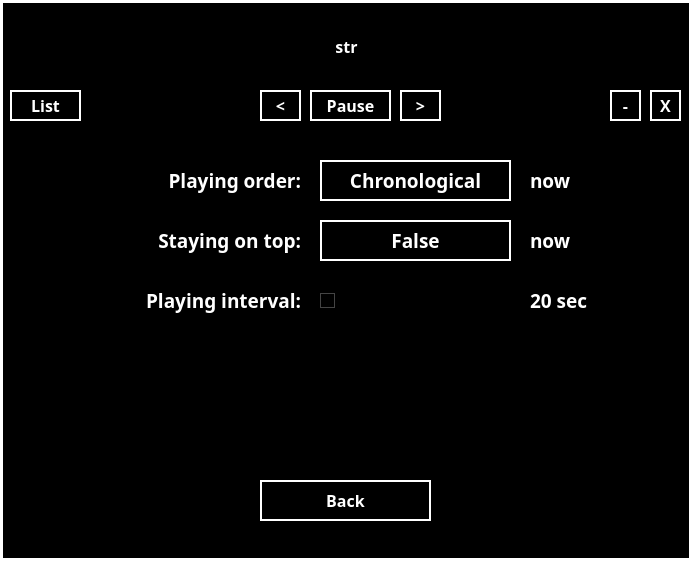
<?xml version="1.0" encoding="UTF-8"?>
<ui version="4.0">
 <class>MainWindow</class>
 <widget class="QMainWindow" name="MainWindow">
  <property name="geometry">
   <rect>
    <x>0</x>
    <y>0</y>
    <width>692</width>
    <height>561</height>
   </rect>
  </property>
  <property name="minimumSize">
   <size>
    <width>0</width>
    <height>0</height>
   </size>
  </property>
  <property name="maximumSize">
   <size>
    <width>692</width>
    <height>111111</height>
   </size>
  </property>
  <property name="windowTitle">
   <string>MainWindow</string>
  </property>
  <property name="styleSheet">
   <string notr="true">QWidget {
background-color: black;
color: white;
}
QPushButton {
border: 1.5px solid white;
background-color: black;
color: white;
}
QPushButton:hover {
background-color: #616161;
}
#centralWidget {
border: 3px solid white;
}
QLineEdit {
border: 1.5px solid white;
}
QLineEdit#searchInput {
border: 0.5px solid white;
}
QListWidget {
border: 0.5px solid white;
}
QSlider::handle:horizontal {
background: qlineargradient(x1:0, y1:0, x2:1, y2:1,
    stop:0 #fff, stop:1 #ddd);
border: 1px solid #444;
}
</string>
  </property>
  <widget class="QWidget" name="centralWidget">
   <property name="minimumSize">
    <size>
     <width>0</width>
     <height>0</height>
    </size>
   </property>
   <widget class="QLabel" name="strWord">
    <property name="geometry">
     <rect>
      <x>11</x>
      <y>11</y>
      <width>671</width>
      <height>71</height>
     </rect>
    </property>
    <property name="font">
     <font>
      <family>微軟正黑體</family>
      <pointsize>12</pointsize>
      <weight>75</weight>
      <bold>true</bold>
     </font>
    </property>
    <property name="text">
     <string>str</string>
    </property>
    <property name="alignment">
     <set>Qt::AlignCenter</set>
    </property>
   </widget>
   <widget class="QPushButton" name="listButton">
    <property name="geometry">
     <rect>
      <x>10</x>
      <y>90</y>
      <width>71</width>
      <height>31</height>
     </rect>
    </property>
    <property name="font">
     <font>
      <family>微軟正黑體</family>
      <pointsize>12</pointsize>
      <weight>75</weight>
      <bold>true</bold>
     </font>
    </property>
    <property name="text">
     <string>List</string>
    </property>
   </widget>
   <widget class="QPushButton" name="closeButton">
    <property name="geometry">
     <rect>
      <x>650</x>
      <y>90</y>
      <width>31</width>
      <height>31</height>
     </rect>
    </property>
    <property name="font">
     <font>
      <family>微軟正黑體</family>
      <pointsize>12</pointsize>
      <weight>75</weight>
      <bold>true</bold>
     </font>
    </property>
    <property name="text">
     <string>X</string>
    </property>
   </widget>
   <widget class="QPushButton" name="nextButton">
    <property name="geometry">
     <rect>
      <x>400</x>
      <y>90</y>
      <width>41</width>
      <height>31</height>
     </rect>
    </property>
    <property name="font">
     <font>
      <family>微軟正黑體</family>
      <pointsize>12</pointsize>
      <weight>75</weight>
      <bold>true</bold>
     </font>
    </property>
    <property name="text">
     <string>&gt;</string>
    </property>
   </widget>
   <widget class="QPushButton" name="lastButton">
    <property name="geometry">
     <rect>
      <x>260</x>
      <y>90</y>
      <width>41</width>
      <height>31</height>
     </rect>
    </property>
    <property name="font">
     <font>
      <family>微軟正黑體</family>
      <pointsize>12</pointsize>
      <weight>75</weight>
      <bold>true</bold>
     </font>
    </property>
    <property name="text">
     <string>&lt;</string>
    </property>
   </widget>
   <widget class="QPushButton" name="playButton">
    <property name="geometry">
     <rect>
      <x>310</x>
      <y>90</y>
      <width>81</width>
      <height>31</height>
     </rect>
    </property>
    <property name="font">
     <font>
      <family>微軟正黑體</family>
      <pointsize>12</pointsize>
      <weight>75</weight>
      <bold>true</bold>
     </font>
    </property>
    <property name="text">
     <string>Pause</string>
    </property>
   </widget>
   <widget class="QStackedWidget" name="stackedWidget">
    <property name="geometry">
     <rect>
      <x>10</x>
      <y>130</y>
      <width>671</width>
      <height>421</height>
     </rect>
    </property>
    <property name="currentIndex">
     <number>2</number>
    </property>
    <widget class="QWidget" name="wordListPage">
     <widget class="QListWidget" name="wordList">
      <property name="geometry">
       <rect>
        <x>0</x>
        <y>0</y>
        <width>671</width>
        <height>341</height>
       </rect>
      </property>
     </widget>
     <widget class="QPushButton" name="addNewWordButton">
      <property name="geometry">
       <rect>
        <x>140</x>
        <y>390</y>
        <width>111</width>
        <height>30</height>
       </rect>
      </property>
      <property name="font">
       <font>
        <family>微軟正黑體</family>
        <pointsize>12</pointsize>
        <weight>75</weight>
        <bold>true</bold>
       </font>
      </property>
      <property name="text">
       <string>Add</string>
      </property>
     </widget>
     <widget class="QPushButton" name="deleteWordButton">
      <property name="geometry">
       <rect>
        <x>280</x>
        <y>390</y>
        <width>111</width>
        <height>30</height>
       </rect>
      </property>
      <property name="font">
       <font>
        <family>微軟正黑體</family>
        <pointsize>12</pointsize>
        <weight>75</weight>
        <bold>true</bold>
       </font>
      </property>
      <property name="text">
       <string>Delete</string>
      </property>
     </widget>
     <widget class="QPushButton" name="optionsButton">
      <property name="geometry">
       <rect>
        <x>420</x>
        <y>390</y>
        <width>111</width>
        <height>30</height>
       </rect>
      </property>
      <property name="font">
       <font>
        <family>微軟正黑體</family>
        <pointsize>12</pointsize>
        <weight>75</weight>
        <bold>true</bold>
       </font>
      </property>
      <property name="text">
       <string>Options</string>
      </property>
     </widget>
     <widget class="InputForm" name="searchInput">
      <property name="geometry">
       <rect>
        <x>0</x>
        <y>350</y>
        <width>671</width>
        <height>31</height>
       </rect>
      </property>
      <property name="font">
       <font>
        <family>微軟正黑體</family>
        <pointsize>14</pointsize>
       </font>
      </property>
      <property name="text">
       <string>Search...</string>
      </property>
      <property name="alignment">
       <set>Qt::AlignLeading|Qt::AlignLeft|Qt::AlignVCenter</set>
      </property>
     </widget>
    </widget>
    <widget class="QWidget" name="wordInputPage">
     <widget class="InputForm" name="englishInput">
      <property name="geometry">
       <rect>
        <x>230</x>
        <y>50</y>
        <width>371</width>
        <height>71</height>
       </rect>
      </property>
      <property name="font">
       <font>
        <family>微軟正黑體</family>
        <pointsize>18</pointsize>
       </font>
      </property>
      <property name="alignment">
       <set>Qt::AlignCenter</set>
      </property>
     </widget>
     <widget class="InputForm" name="partInput">
      <property name="geometry">
       <rect>
        <x>310</x>
        <y>140</y>
        <width>291</width>
        <height>71</height>
       </rect>
      </property>
      <property name="font">
       <font>
        <family>微軟正黑體</family>
        <pointsize>18</pointsize>
       </font>
      </property>
      <property name="alignment">
       <set>Qt::AlignCenter</set>
      </property>
     </widget>
     <widget class="InputForm" name="meaningInput">
      <property name="geometry">
       <rect>
        <x>230</x>
        <y>230</y>
        <width>371</width>
        <height>71</height>
       </rect>
      </property>
      <property name="font">
       <font>
        <family>微軟正黑體</family>
        <pointsize>18</pointsize>
       </font>
      </property>
      <property name="alignment">
       <set>Qt::AlignCenter</set>
      </property>
     </widget>
     <widget class="QLabel" name="label">
      <property name="geometry">
       <rect>
        <x>60</x>
        <y>60</y>
        <width>121</width>
        <height>51</height>
       </rect>
      </property>
      <property name="font">
       <font>
        <family>微軟正黑體</family>
        <pointsize>16</pointsize>
        <weight>75</weight>
        <bold>true</bold>
       </font>
      </property>
      <property name="text">
       <string>English:</string>
      </property>
     </widget>
     <widget class="QLabel" name="label_2">
      <property name="geometry">
       <rect>
        <x>60</x>
        <y>150</y>
        <width>221</width>
        <height>51</height>
       </rect>
      </property>
      <property name="font">
       <font>
        <family>微軟正黑體</family>
        <pointsize>16</pointsize>
        <weight>75</weight>
        <bold>true</bold>
       </font>
      </property>
      <property name="text">
       <string>Part of speech:</string>
      </property>
     </widget>
     <widget class="QLabel" name="label_3">
      <property name="geometry">
       <rect>
        <x>60</x>
        <y>240</y>
        <width>141</width>
        <height>51</height>
       </rect>
      </property>
      <property name="font">
       <font>
        <family>微軟正黑體</family>
        <pointsize>16</pointsize>
        <weight>75</weight>
        <bold>true</bold>
       </font>
      </property>
      <property name="text">
       <string>Meaning:</string>
      </property>
     </widget>
     <widget class="QPushButton" name="enterInputButton">
      <property name="geometry">
       <rect>
        <x>60</x>
        <y>340</y>
        <width>171</width>
        <height>41</height>
       </rect>
      </property>
      <property name="font">
       <font>
        <family>微軟正黑體</family>
        <pointsize>12</pointsize>
        <weight>75</weight>
        <bold>true</bold>
       </font>
      </property>
      <property name="text">
       <string>Enter</string>
      </property>
     </widget>
     <widget class="QPushButton" name="backInputButton">
      <property name="geometry">
       <rect>
        <x>430</x>
        <y>340</y>
        <width>171</width>
        <height>41</height>
       </rect>
      </property>
      <property name="font">
       <font>
        <family>微軟正黑體</family>
        <pointsize>12</pointsize>
        <weight>75</weight>
        <bold>true</bold>
       </font>
      </property>
      <property name="text">
       <string>Back</string>
      </property>
     </widget>
     <widget class="QPushButton" name="clearInputButton">
      <property name="geometry">
       <rect>
        <x>240</x>
        <y>340</y>
        <width>181</width>
        <height>41</height>
       </rect>
      </property>
      <property name="font">
       <font>
        <family>微軟正黑體</family>
        <pointsize>12</pointsize>
        <weight>75</weight>
        <bold>true</bold>
       </font>
      </property>
      <property name="text">
       <string>Clear</string>
      </property>
     </widget>
    </widget>
    <widget class="QWidget" name="optionPage">
     <widget class="QPushButton" name="playingOrderButton">
      <property name="geometry">
       <rect>
        <x>310</x>
        <y>30</y>
        <width>191</width>
        <height>41</height>
       </rect>
      </property>
      <property name="font">
       <font>
        <family>微軟正黑體</family>
        <pointsize>14</pointsize>
        <weight>75</weight>
        <bold>true</bold>
       </font>
      </property>
      <property name="text">
       <string>Chronological</string>
      </property>
     </widget>
     <widget class="QLabel" name="label_7">
      <property name="geometry">
       <rect>
        <x>80</x>
        <y>30</y>
        <width>211</width>
        <height>41</height>
       </rect>
      </property>
      <property name="font">
       <font>
        <family>微軟正黑體</family>
        <pointsize>14</pointsize>
        <weight>75</weight>
        <bold>true</bold>
       </font>
      </property>
      <property name="text">
       <string>Playing order:</string>
      </property>
      <property name="alignment">
       <set>Qt::AlignRight|Qt::AlignTrailing|Qt::AlignVCenter</set>
      </property>
     </widget>
     <widget class="QPushButton" name="backOptionButton">
      <property name="geometry">
       <rect>
        <x>250</x>
        <y>350</y>
        <width>171</width>
        <height>41</height>
       </rect>
      </property>
      <property name="font">
       <font>
        <family>微軟正黑體</family>
        <pointsize>12</pointsize>
        <weight>75</weight>
        <bold>true</bold>
       </font>
      </property>
      <property name="text">
       <string>Back</string>
      </property>
     </widget>
     <widget class="QLabel" name="label_8">
      <property name="geometry">
       <rect>
        <x>80</x>
        <y>90</y>
        <width>211</width>
        <height>41</height>
       </rect>
      </property>
      <property name="font">
       <font>
        <family>微軟正黑體</family>
        <pointsize>14</pointsize>
        <weight>75</weight>
        <bold>true</bold>
       </font>
      </property>
      <property name="text">
       <string>Staying on top:</string>
      </property>
      <property name="alignment">
       <set>Qt::AlignRight|Qt::AlignTrailing|Qt::AlignVCenter</set>
      </property>
     </widget>
     <widget class="QPushButton" name="stayingOnTopButton">
      <property name="geometry">
       <rect>
        <x>310</x>
        <y>90</y>
        <width>191</width>
        <height>41</height>
       </rect>
      </property>
      <property name="font">
       <font>
        <family>微軟正黑體</family>
        <pointsize>14</pointsize>
        <weight>75</weight>
        <bold>true</bold>
       </font>
      </property>
      <property name="text">
       <string>False</string>
      </property>
     </widget>
     <widget class="QLabel" name="label_9">
      <property name="geometry">
       <rect>
        <x>520</x>
        <y>30</y>
        <width>81</width>
        <height>41</height>
       </rect>
      </property>
      <property name="font">
       <font>
        <family>微軟正黑體</family>
        <pointsize>14</pointsize>
        <weight>75</weight>
        <bold>true</bold>
       </font>
      </property>
      <property name="text">
       <string>now</string>
      </property>
      <property name="alignment">
       <set>Qt::AlignLeading|Qt::AlignLeft|Qt::AlignVCenter</set>
      </property>
     </widget>
     <widget class="QLabel" name="label_10">
      <property name="geometry">
       <rect>
        <x>520</x>
        <y>90</y>
        <width>81</width>
        <height>41</height>
       </rect>
      </property>
      <property name="font">
       <font>
        <family>微軟正黑體</family>
        <pointsize>14</pointsize>
        <weight>75</weight>
        <bold>true</bold>
       </font>
      </property>
      <property name="text">
       <string>now</string>
      </property>
      <property name="alignment">
       <set>Qt::AlignLeading|Qt::AlignLeft|Qt::AlignVCenter</set>
      </property>
     </widget>
     <widget class="QLabel" name="label_11">
      <property name="geometry">
       <rect>
        <x>80</x>
        <y>150</y>
        <width>211</width>
        <height>41</height>
       </rect>
      </property>
      <property name="font">
       <font>
        <family>微軟正黑體</family>
        <pointsize>14</pointsize>
        <weight>75</weight>
        <bold>true</bold>
       </font>
      </property>
      <property name="text">
       <string>Playing interval:</string>
      </property>
      <property name="alignment">
       <set>Qt::AlignRight|Qt::AlignTrailing|Qt::AlignVCenter</set>
      </property>
     </widget>
     <widget class="QSlider" name="intervalSlider">
      <property name="geometry">
       <rect>
        <x>310</x>
        <y>160</y>
        <width>191</width>
        <height>22</height>
       </rect>
      </property>
      <property name="orientation">
       <enum>Qt::Horizontal</enum>
      </property>
     </widget>
     <widget class="QLabel" name="strIntervalSecond">
      <property name="geometry">
       <rect>
        <x>520</x>
        <y>150</y>
        <width>81</width>
        <height>41</height>
       </rect>
      </property>
      <property name="font">
       <font>
        <family>微軟正黑體</family>
        <pointsize>14</pointsize>
        <weight>75</weight>
        <bold>true</bold>
       </font>
      </property>
      <property name="text">
       <string>20 sec</string>
      </property>
      <property name="alignment">
       <set>Qt::AlignLeading|Qt::AlignLeft|Qt::AlignVCenter</set>
      </property>
     </widget>
    </widget>
   </widget>
   <widget class="QPushButton" name="minimizeButton">
    <property name="geometry">
     <rect>
      <x>610</x>
      <y>90</y>
      <width>31</width>
      <height>31</height>
     </rect>
    </property>
    <property name="font">
     <font>
      <family>微軟正黑體</family>
      <pointsize>12</pointsize>
      <weight>75</weight>
      <bold>true</bold>
     </font>
    </property>
    <property name="text">
     <string>-</string>
    </property>
   </widget>
  </widget>
 </widget>
 <layoutdefault spacing="6" margin="11"/>
 <customwidgets>
  <customwidget>
   <class>InputForm</class>
   <extends>QLineEdit</extends>
   <header>inputform.h</header>
  </customwidget>
 </customwidgets>
 <resources/>
 <connections/>
</ui>
